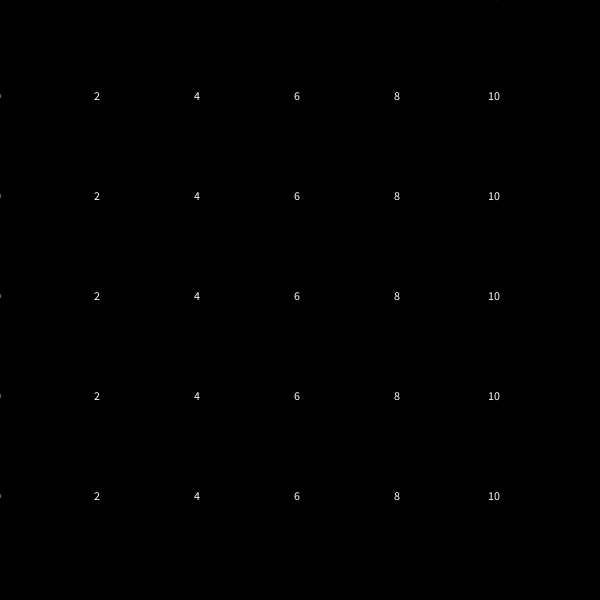
Frame 1 (no input)
Frame 60 (the mouse pressed at the canvas centre just before this capture): identical to frame 1, image omitted
Frame 120 (the mouse held since frame 60 and released just before this capture): identical to frame 1, image omitted

The Processing sketch that drew this single still picture (run headless with seeded random() and noise(); from frame 60 on, the mouse is pressed at the canvas centre):

// Processing sketch: Question_6
// ── Question_6.pde
void setup(){
size(600, 600); 

}
void draw(){
background(0); 
 fill(255);
 textAlign(RIGHT);
 textSize(12); 

 
 
for (int i = 0; i <=10; i+=2) {
  for (int j = 0; j <= 10; j+=2) {
    println(i);
    println(j);
    text(str(i),i*50, j*50); 
  
    
     
  }
   

}


}
